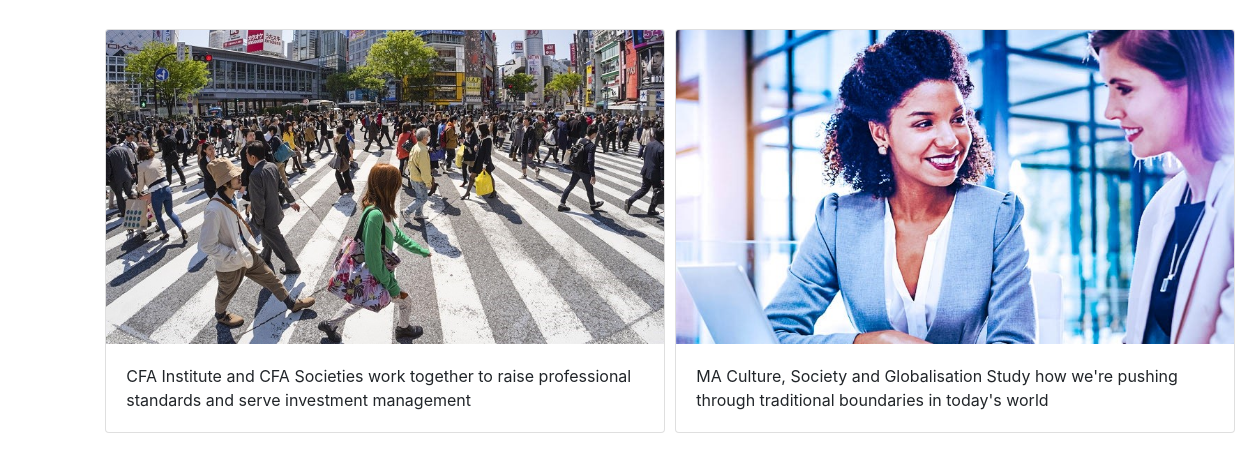
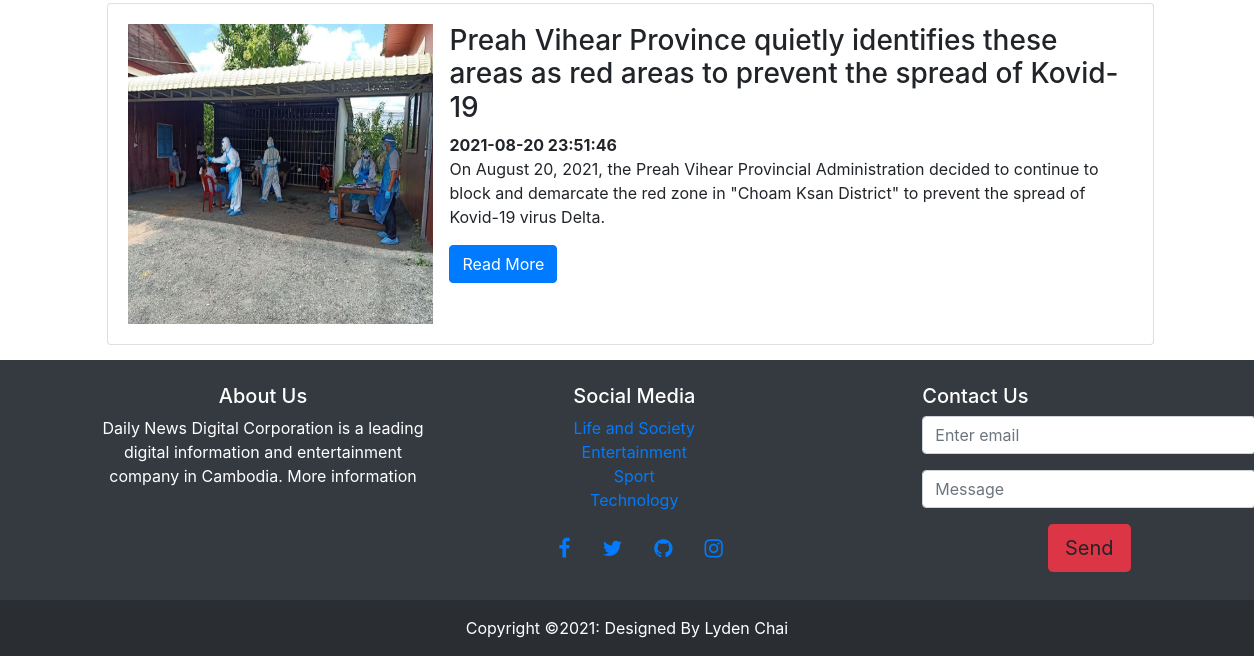
The page /index.php?page=society on the database as committed earlier (2 pictures, top to bottom).
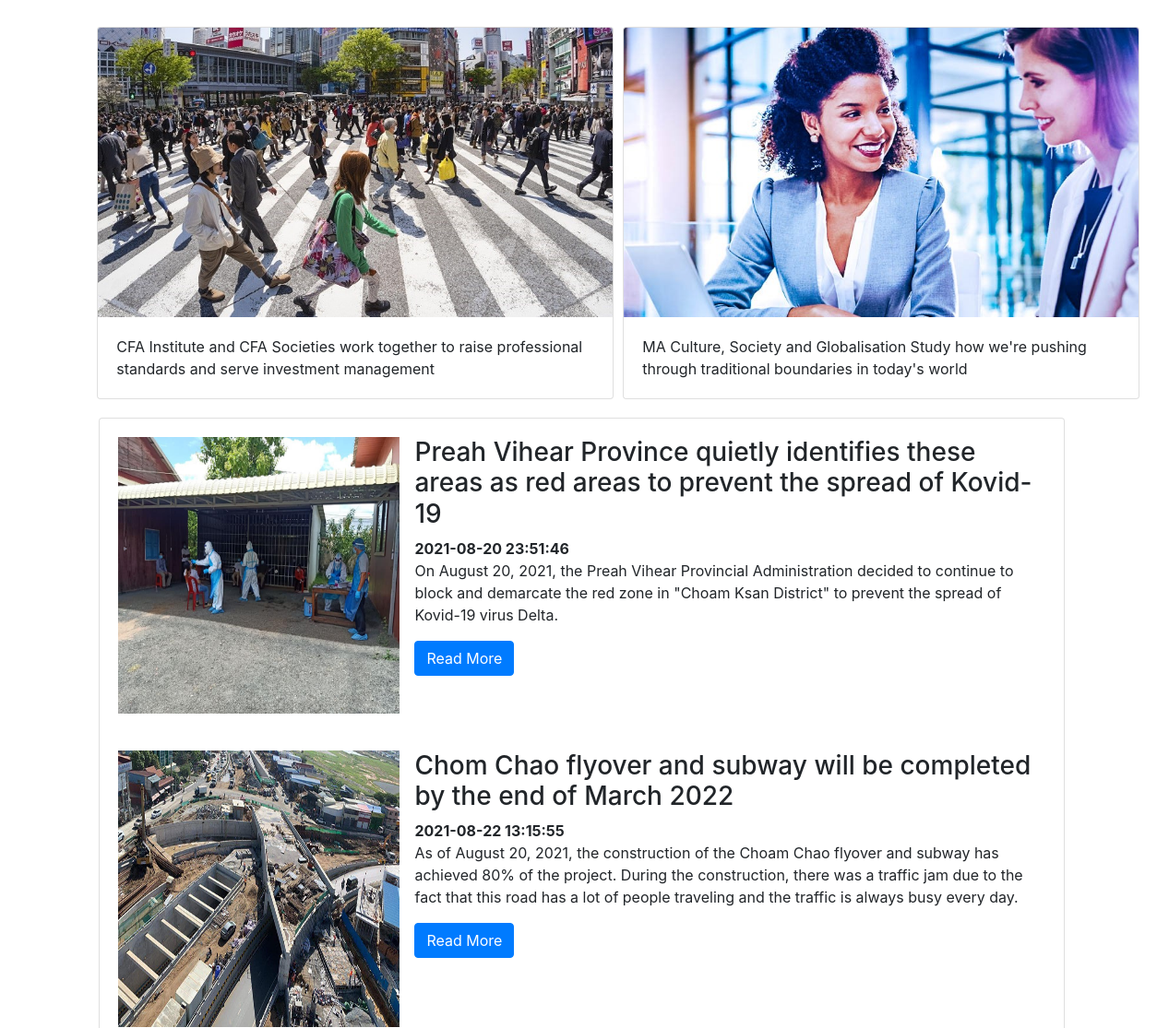
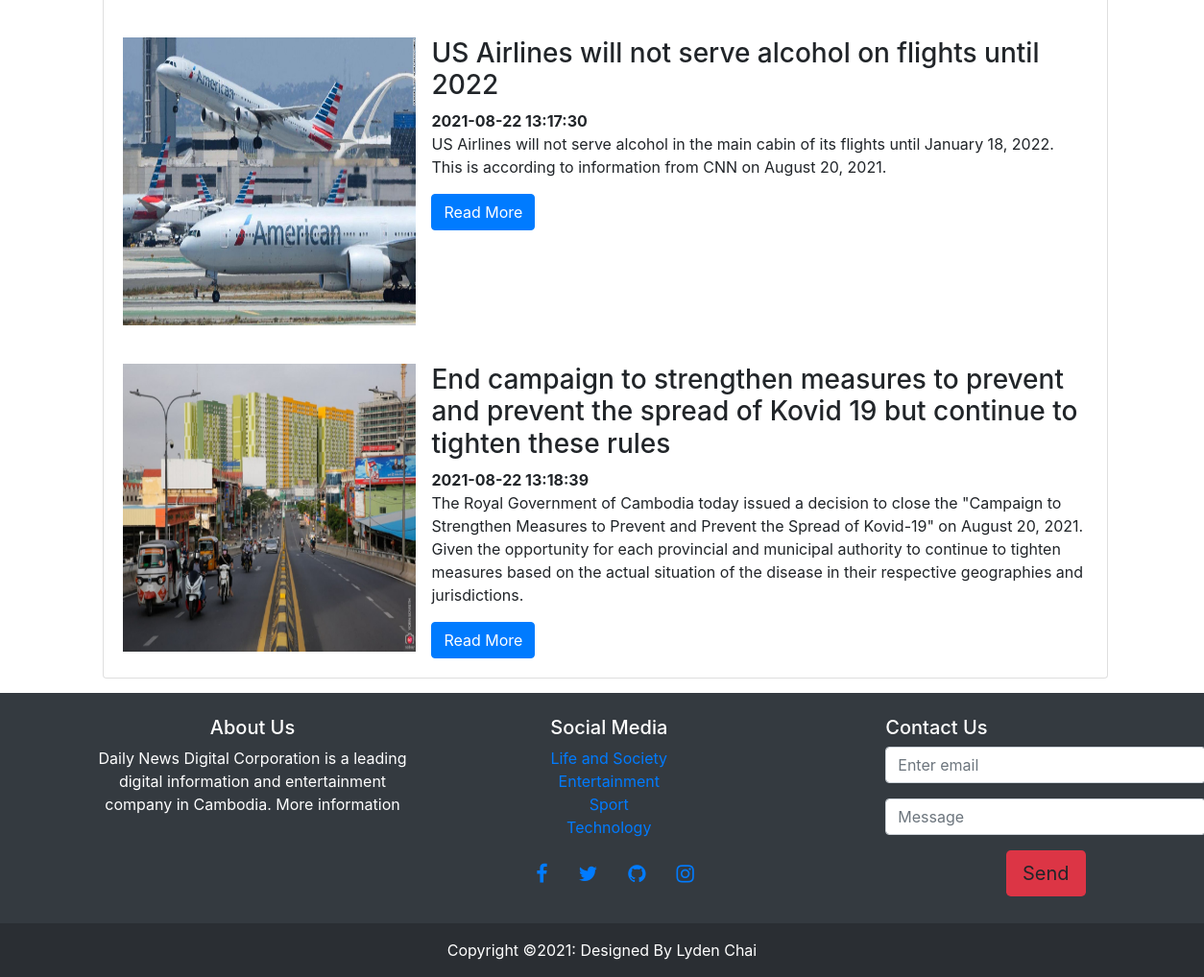
The same page on the database as committed later (2 pictures, top to bottom).
### tables this page shows
CREATE TABLE `post` (
  `postID` int(11) NOT NULL,
  `title` varchar(1000) NOT NULL,
  `description` varchar(1000) NOT NULL,
  `date` datetime NOT NULL DEFAULT current_timestamp(),
  `image` varchar(500) NOT NULL,
  `userID` int(11) NOT NULL,
  `categoryID` int(11) NOT NULL
);

### inc/database.php (called while the page is built, shortened)
<?php
    function database() {
        return new mysqli('localhost', 'root', '', 'PHP_Project');
    }
    function society(){
        return database()->query("SELECT * FROM post WHERE categoryID = '3'");
    }
    function readMore($text, $number){
        return substr($text, 0, $number);
    }
?>

### pages/society.php (the view)
<br>
<div>
    <div class="d-flex" style="align-items: center; margin-left: 8%; ">
        <div class="card" style="width: 35rem; margin: 5px;">
            <img class="card-img-top" src="assets/images/society/1.jpg" alt="Card image cap">
            <div class="card-body">
                <p class="card-text">CFA Institute and CFA Societies work together to raise professional standards and serve investment management </p>
            </div>
        </div>
        <div class="card" style="width: 35rem; margin: 5px;">
            <img class="card-img-top" src="assets/images/society/2.jpg" alt="Card image cap">
            <div class="card-body">
                <p class="card-text">MA Culture, Society and Globalisation Study how we're pushing through traditional boundaries in today's world</p>
            </div>
        </div>
    </div>
</div>
<div class="card" style="margin:15px; width: 83.5%; margin-left: 8.5%">
    <?php
        include_once('inc/database.php');
        $society = society();
        foreach( $society as $data):
            $description = readMore($data['description'], 20000);
    ?>
    <div class="card-body">
        <div class="d-flex">
            <div class="card-image mr-3"  style="width: 450px; height: auto; box-sizing: border-box;">
                <img class="img-fluid" style="width: 100%; height: 300px;"src="uploadImg/<?= $data['image']?>" alt="">
            </div>
            <div class="info" style="height:auto; width: 100%; box-sizing: border-box;">
                <h3><?= $data['title']?></h3>
                <strong><?= $data['date']?></strong>
                <p style="box-sizing: content-box;"><?=$description?></p>
                <a href="read/detail.php?id=<?=$data['postID']?>" class="btn btn-primary ">Read More</a>
            </div>
        </div>
    </div>
    <?php endforeach; ?>
</div>

### partial/header.php (shortened to what this page needs)
<!DOCTYPE html>
<html lang="en">
<head>
    <link rel="stylesheet" href="https://cdnjs.cloudflare.com/ajax/libs/font-awesome/4.7.0/css/font-awesome.min.css">
    <link rel="stylesheet" href="https://maxcdn.bootstrapcdn.com/bootstrap/4.5.2/css/bootstrap.min.css">
</head>
<body>

### index.php (shortened to what this page needs)
<?php
    include_once('partial/header.php');
    if (isset($_GET['page'])){
        if ($_GET['page'] == "home"){
            include_once('pages/home.php');
        }elseif($_GET['page'] == "entertainment"){
            include_once('pages/entertainment.php');
        }elseif($_GET['page'] == "sport"){
            include_once('pages/sport.php');
        }elseif($_GET['page'] == "society"){
            include_once('pages/society.php');
        }elseif($_GET['page'] == "technology"){
            include_once('pages/technology.php');
        }elseif($_GET['page'] == "user"){
            include_once('pages/users.php');
        }elseif($_GET['page'] == "admin"){
            include_once('process/admin.php');
        }else{
            include_once('pages/404.php');
        }
    }else{
        include_once('process/login.php');
        die();
    }
    include_once('partial/footer.php');
?>

### partial/footer.php (shortened to what this page needs)
<footer class="bg-dark text-center text-white" >
  <div class="container p-4" style="height: 240px">
    <div class="d-flex">
      <div class="col-md-4">
        <h5>About Us</h5>
        <p>Daily News Digital Corporation is a leading digital information and entertainment company in Cambodia. More information</p>
      </div>
      <div class="col-md-4" style="margin-left:9%">
        <div class="row">
          <div class="col-6">
            <h5>Social Media</h5>
            <ul class="list-unstyled">
              <li><a href="?page=society">Life and Society</a></li>
              <li><a href="?page=entertainment">Entertainment</a></li>
              <li><a href="?page=sport">Sport</a></li>
              <li><a href="?page=technology">Technology</a></li>
            </ul>
          </div>
        </div>
        <ul class="nav" >
          <li class="nav-item"><a href="" class="nav-link pl-0"><i class="fa fa-facebook fa-lg"></i></a></li>
          <li class="nav-item"><a href="" class="nav-link"><i class="fa fa-twitter fa-lg"></i></a></li>
          <li class="nav-item"><a href="" class="nav-link"><i class="fa fa-github fa-lg"></i></a></li>
          <li class="nav-item"><a href="" class="nav-link"><i class="fa fa-instagram fa-lg"></i></a></li>
        </ul>
        <br>
      </div>
      <div class="col-md-4">
        <h5 class="text-md-left">Contact Us</h5>
        <form>
          <fieldset class="form-group">
            <input type="email" class="form-control" id="exampleInputEmail1" placeholder="Enter email">
          </fieldset>
          <fieldset class="form-group">
          <input type="text" class="form-control" id="exampleMessage" placeholder="Message">
          </fieldset>
          <fieldset class="form-group text-xs-right">
            <button type="button" class="btn btn-secondary-outline btn-lg bg-danger">Send</button>
          </fieldset>
        </form>
      </div>
    </div>
  </div>
  <div class="text-center p-3" style="background-color: rgba(0, 0, 0, 0.2);">
    Copyright ©2021:
    <a class="text-white" href="https://lyden-vc-project-html-css.netlify.app/">Designed By Lyden Chai</a>
  </div>
</footer>
</body>
</html>

Rows that differ between the two databases and show on the page:
added post: image (picture), title "Chom Chao flyover and subway will be completed by the end of March 2022", date "2021-08-22 13:15:55", description "As of August 20, 2021, the construction of the Choam Chao flyover and subway has achieved 80% of the project. During the construction, there was a traffic jam due to the fact that this road has a lot of people traveling and the traffic is always busy every day."
added post: image (picture), title "US Airlines will not serve alcohol on flights until 2022", date "2021-08-22 13:17:30", description "US Airlines will not serve alcohol in the main cabin of its flights until January 18, 2022. This is according to information from CNN on August 20, 2021."
added post: image (picture), title "End campaign to strengthen measures to prevent and prevent the spread of Kovid 19 but continue to tighten these rules", date "2021-08-22 13:18:39", description "The Royal Government of Cambodia today issued a decision to close the \"Campaign to Strengthen Measures to Prevent and Prevent the Spread of Kovid-19\" on August 20, 2021. Given the opportunity for each provincial and municipal authority to continue to tighten measures based on the actual situation of the disease in their respective geographies and jurisdictions."
